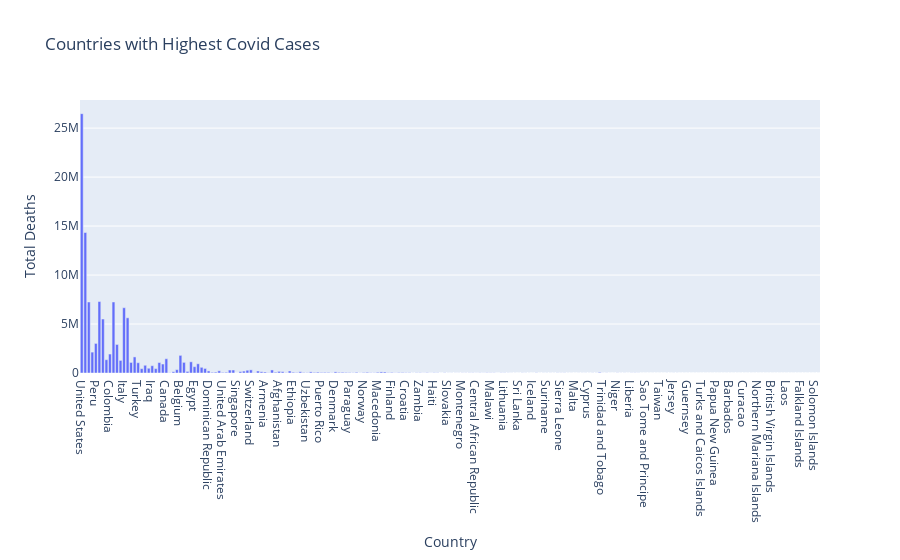

Notebook cell for this chart:
### Markdown cell above
Here we can see US , Brazil and India have the highest no of covid cases

### Code cell
figure = px.bar(data, y='Total Deaths', x='Country',
            title="Countries with Highest Covid Cases")
figure.show()

### Figure 1 — Plotly figure (JSON) as saved in the notebook; plotly's stock layout.template omitted (floating-point values rounded to 4 significant figures; data arrays with more than 128 entries replaced by an {"elided": "..."} marker saying what was removed)
{"data": [{"alignmentgroup": "True", "hovertemplate": "Country=%{x}<br>Total Deaths=%{y}<extra></extra>", "legendgroup": "", "marker": {"color": "#636efa", "pattern": {"shape": ""}}, "name": "", "offsetgroup": "", "orientation": "v", "showlegend": false, "textposition": "auto", "type": "bar", "x": {"elided": "210 str values"}, "xaxis": "x", "y": {"elided": "210 int values"}, "yaxis": "y"}], "layout": {"barmode": "relative", "legend": {"tracegroupgap": 0}, "title": {"text": "Countries with Highest Covid Cases"}, "xaxis": {"anchor": "y", "domain": [0, 1], "title": {"text": "Country"}}, "yaxis": {"anchor": "x", "domain": [0, 1], "title": {"text": "Total Deaths"}}}}
